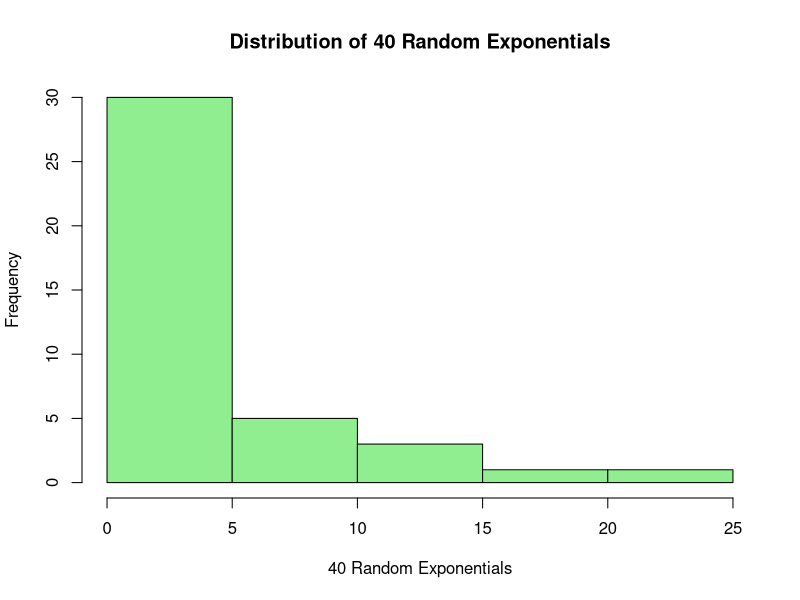
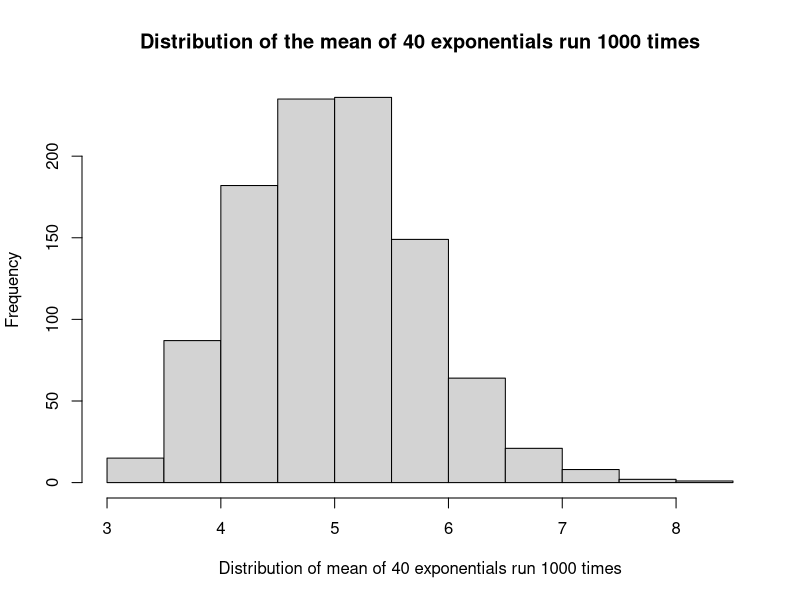
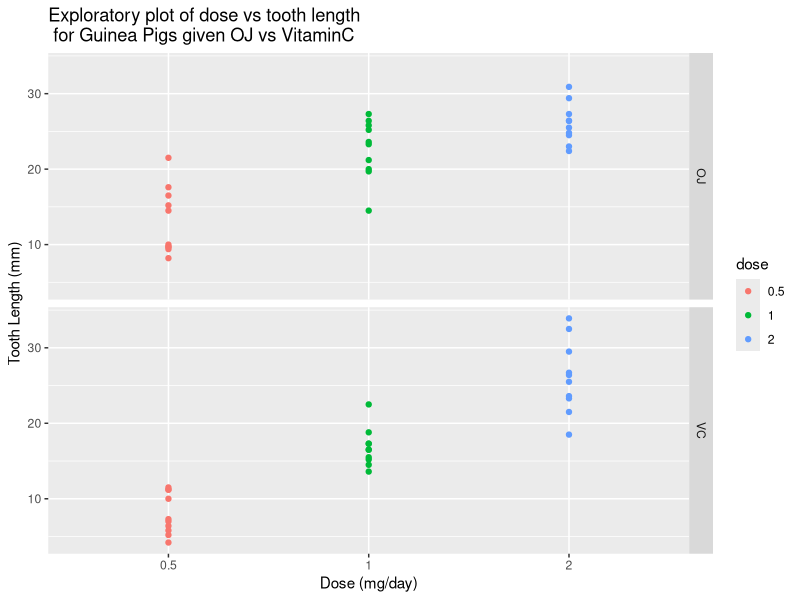
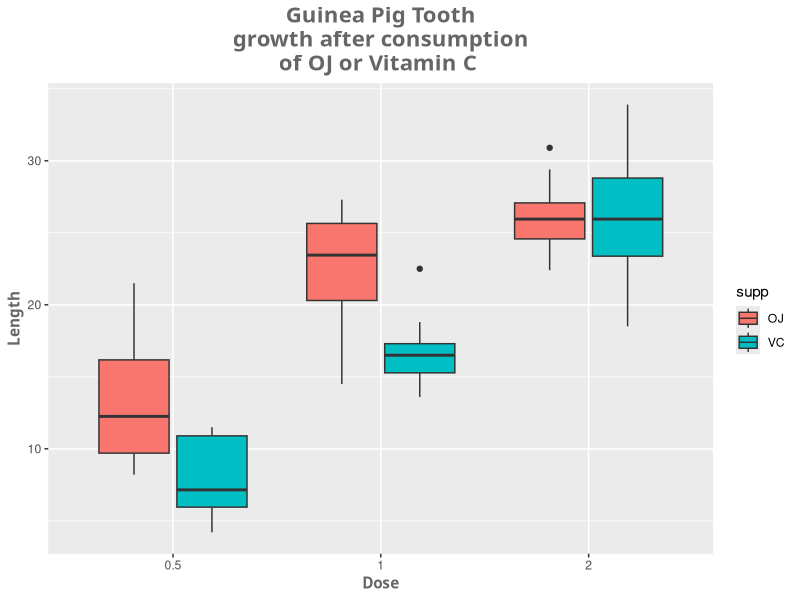

Recreate these plots in R, in order.
## ---- chunk 1
set.seed(15)
## ---- chunk 2
lambda <- 0.2
sampleSize <- 40
simulations <- 1000
## ---- chunk 3
SimDist <- rexp(sampleSize,0.2)
hist(SimDist, xlab = "40 Random Exponentials", ylab = "Frequency",main = "Distribution of 40 Random Exponentials", col = "lightgreen")
## ---- chunk 4
Sample.Mean<- mean(SimDist)
cat("Sample Mean: ", Sample.Mean)
## ---- chunk 5
Theoretical.Mean <- 1/lambda 
cat("Theoretical Mean: ", Theoretical.Mean)
## ---- chunk 6
Sample.Variance <- var(SimDist)
cat("Sample Variance: ", Sample.Variance)
## ---- chunk 7
Theoretical.Variance <- (1/lambda)^2/sampleSize 
cat("Theoretical Variance: ", Theoretical.Variance)
## ---- chunk 8
Simulation <- replicate(1000, mean(rexp(40,0.2)))
hist(Simulation, xlab = "Distribution of mean of 40 exponentials run 1000 times", ylab = "Frequency", main = "Distribution of the mean of 40 exponentials run 1000 times", col = "lightgrey"  )
## ---- chunk 9
mean(replicate(1000, rexp(40,0.2)))
## ---- chunk 10
library(ggplot2)
## ---- chunk 11
data("ToothGrowth")
str(ToothGrowth)
## ---- chunk 12
ToothGrowth$dose <- as.factor(ToothGrowth$dose)
str(ToothGrowth)
## ---- chunk 13
qplot(dose, len, data = ToothGrowth, facets = supp ~ ., color = dose, xlab = "Dose (mg/day)", ylab = "Tooth Length (mm)", main = "Exploratory plot of dose vs tooth length\n for Guinea Pigs given OJ vs VitaminC")
## ---- chunk 14
f <- ggplot(ToothGrowth, aes(x=dose, y=len, fill=supp))
f + geom_boxplot() + ggtitle("Guinea Pig Tooth\ngrowth after consumption\nof OJ or Vitamin C ") +
  labs(x="Dose",y="Length") + 
  theme(plot.title = element_text(family = "Trebuchet MS", color="#666666", face="bold", size=16, hjust=0.5)) +
  theme(axis.title = element_text(family = "Trebuchet MS", color="#666666", face="bold", size=11))
## ---- chunk 15
summary(ToothGrowth)
## ---- chunk 16
t.test(ToothGrowth$len[ToothGrowth$supp == "OJ" & ToothGrowth$dose == 0.5], ToothGrowth$len[ToothGrowth$supp == "VC" & ToothGrowth$dose == 0.5])
## ---- chunk 17
t.test(ToothGrowth$len[ToothGrowth$supp == "OJ" & ToothGrowth$dose == 1.0], ToothGrowth$len[ToothGrowth$supp == "VC" & ToothGrowth$dose == 1.0])
## ---- chunk 18
t.test(ToothGrowth$len[ToothGrowth$supp == "OJ" & ToothGrowth$dose == 2.0], ToothGrowth$len[ToothGrowth$supp == "VC" & ToothGrowth$dose == 2.0])
## ---- chunk 19
t.test(ToothGrowth$len[ToothGrowth$supp == "OJ" & ToothGrowth$dose == 0.5], ToothGrowth$len[ToothGrowth$supp == "OJ" & ToothGrowth$dose == 1.0])
## ---- chunk 20
t.test(ToothGrowth$len[ToothGrowth$supp == "OJ" & ToothGrowth$dose == 0.5], ToothGrowth$len[ToothGrowth$supp == "OJ" & ToothGrowth$dose == 2.0])
## ---- chunk 21
t.test(ToothGrowth$len[ToothGrowth$supp == "OJ" & ToothGrowth$dose == 1.0], ToothGrowth$len[ToothGrowth$supp == "OJ" & ToothGrowth$dose == 2.0])
## ---- chunk 22
t.test(ToothGrowth$len[ToothGrowth$supp == "VC" & ToothGrowth$dose == 0.5], ToothGrowth$len[ToothGrowth$supp == "VC" & ToothGrowth$dose == 1.0])
## ---- chunk 23
t.test(ToothGrowth$len[ToothGrowth$supp == "VC" & ToothGrowth$dose == 0.5], ToothGrowth$len[ToothGrowth$supp == "VC" & ToothGrowth$dose == 2.0])
## ---- chunk 24
t.test(ToothGrowth$len[ToothGrowth$supp == "VC" & ToothGrowth$dose == 1.0], ToothGrowth$len[ToothGrowth$supp == "VC" & ToothGrowth$dose == 2.0])
